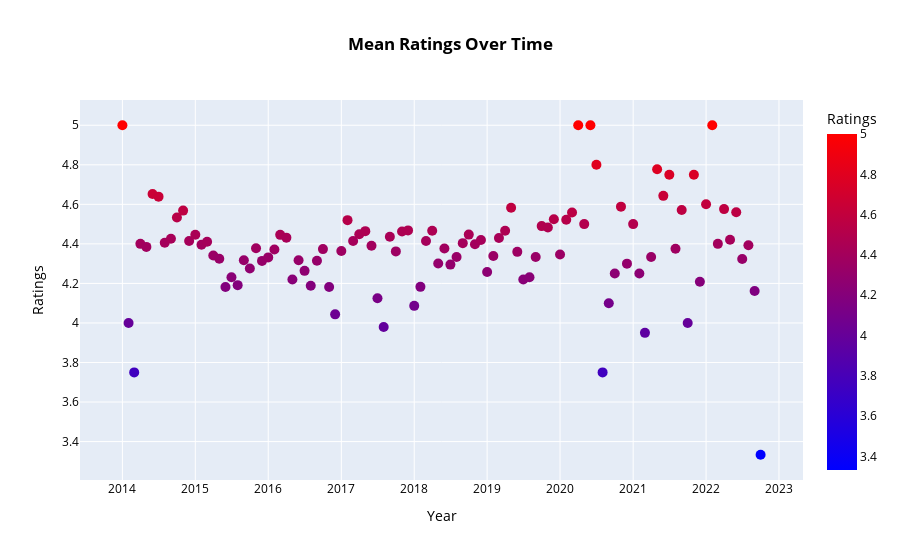

Notebook cell for this chart:
### Code cell
fig = df.groupby("date_of_stay")["ratings"].mean().reset_index().plot(kind='scatter',x="date_of_stay",y='ratings',color='ratings',
    color_continuous_scale=colors.sequential.Bluered,labels={"ratings":"Ratings","date_of_stay":"Year"},title="<b>Mean Ratings Over Time</b>")
fig.update_traces(marker=dict(size=10)) 
fig.update_layout(title_x = 0.5, font={'color':'black'})
fig.show() # A plot of the average rating granted to the hotel is generated - the ratins are fairly consistent though 
# they do appear to be more scattered in recent years - possibly due to fewer people leaving reviews?
